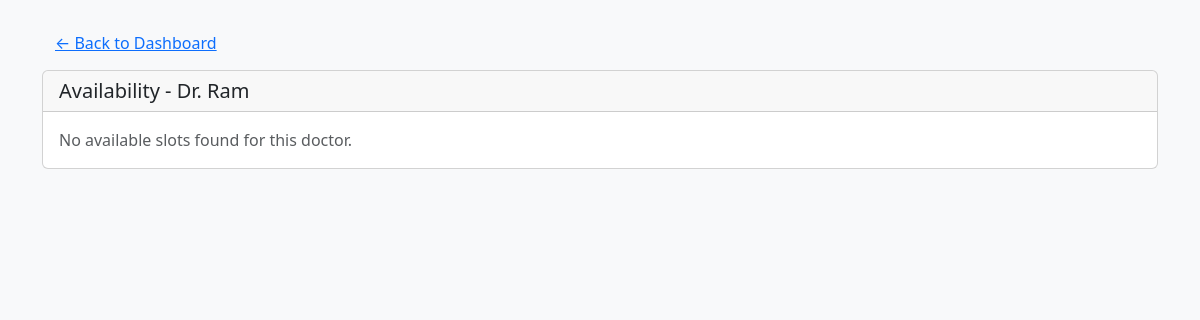
The app's page /patient/doctor/1/availability (signed in), older data.
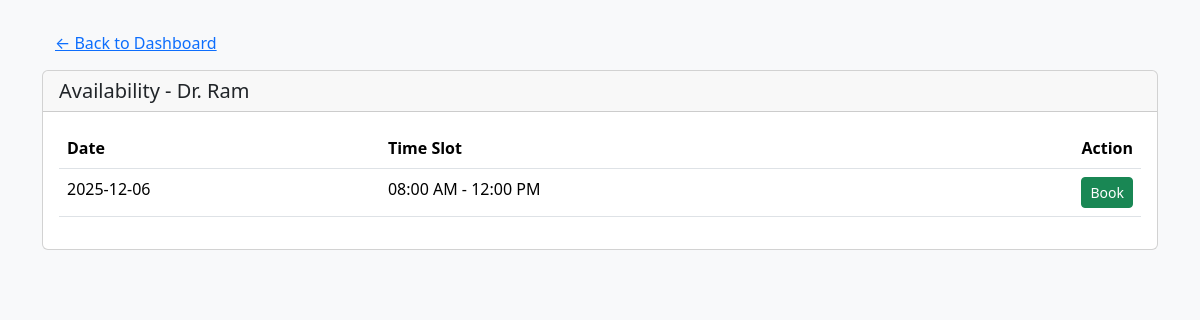
The same page, newer data.
### backend/models.py (models this page shows)
class DoctorAvailability(db.Model):
    id = db.Column(db.Integer, primary_key=True)
    doctor_id = db.Column(db.Integer, db.ForeignKey('doctor.id'), nullable=False)
    date = db.Column(db.Date, nullable=False)
    start_time = db.Column(db.Time, nullable=False)
    end_time = db.Column(db.Time, nullable=False)
    is_available = db.Column(db.Boolean, default=True)
    doctor = db.relationship("Doctor", backref="availabilities")

### backend/routes.py (the view)
@app.route("/patient/doctor/<int:doctor_id>/availability")
@login_required
def patient_check_availability(doctor_id):
    doctor = Doctor.query.get_or_404(doctor_id)
    today = date.today()
    slots = (
        DoctorAvailability.query
        .filter(
            DoctorAvailability.doctor_id == doctor_id,
            DoctorAvailability.date >= today,
            DoctorAvailability.is_available == True
        )
        .order_by(DoctorAvailability.date, DoctorAvailability.start_time)
        .all()
    )
    return render_template(
        "patient/doctor_availability.html",
        doctor=doctor,
        slots=slots,
    )

### app.py (called while the page is built)
def create_app():
    app = Flask(__name__)
    app.config["SQLALCHEMY_DATABASE_URI"] = "sqlite:///Hospital_db.sqlite3"
    db.init_app(app)
    app.config["SECRET_KEY"] = "Thisismysecret"
    login_manager = LoginManager(app)
    @login_manager.user_loader
    def load_user(email):
        return db.session.query(Patient).filter_by(email = email).first() or \
        db.session.query(Admin).filter_by(email = email).first() or \
        db.session.query(Doctor).filter_by(email = email).first()
    app.app_context().push()
    db.create_all()
    return app

### templates/patient/doctor_availability.html (shortened to what this page needs)
<!DOCTYPE html>
<html lang="en">
<head>
    <link href="https://cdn.jsdelivr.net/npm/bootstrap@5.3.7/dist/css/bootstrap.min.css" rel="stylesheet">
</head>
<body class="bg-light">
    <div class="container mt-4">
        <a href="{{ url_for('pat_dashboard') }}" class="btn btn-link">&larr; Back to Dashboard</a>
        <div class="card mt-2">
            <div class="card-header">
                <h5 class="mb-0">Availability - {{ doctor.name }}</h5>
            </div>
            <div class="card-body">
                {% if slots %}
                <table class="table">
                    <thead>
                        <tr>
                            <th scope="col">Date</th>
                            <th scope="col">Time Slot</th>
                            <th scope="col" class="text-end">Action</th>
                        </tr>
                    </thead>
                    <tbody>
                        {% for s in slots %}
                        <tr>
                            <td>{{ s.date }}</td>
                            <td>{{ s.start_time.strftime("%I:%M %p") }} - {{ s.end_time.strftime("%I:%M %p") }}</td>
                            <td class="text-end">
                                <form action="{{ url_for('book_appointment', availability_id=s.id) }}" method="POST" class="d-inline">
                                    <button type="submit" class="btn btn-sm btn-success">
                                        Book
                                    </button>
                                </form>
                            </td>
                        </tr>
                        {% endfor %}
                    </tbody>
                </table>
                {% else %}
                <p class="text-muted mb-0">No available slots found for this doctor.</p>
                {% endif %}
            </div>
        </div>
    </div>
</body>
</html>

Row changes from the older to the newer data that the page shows:
added DoctorAvailability: date "2025-12-06", start_time "08:00 AM", end_time "12:00 PM"
Text that changed along with them:
text no longer shown: "No available slots found for this doctor."
text now shown: "Date Time Slot Action"
